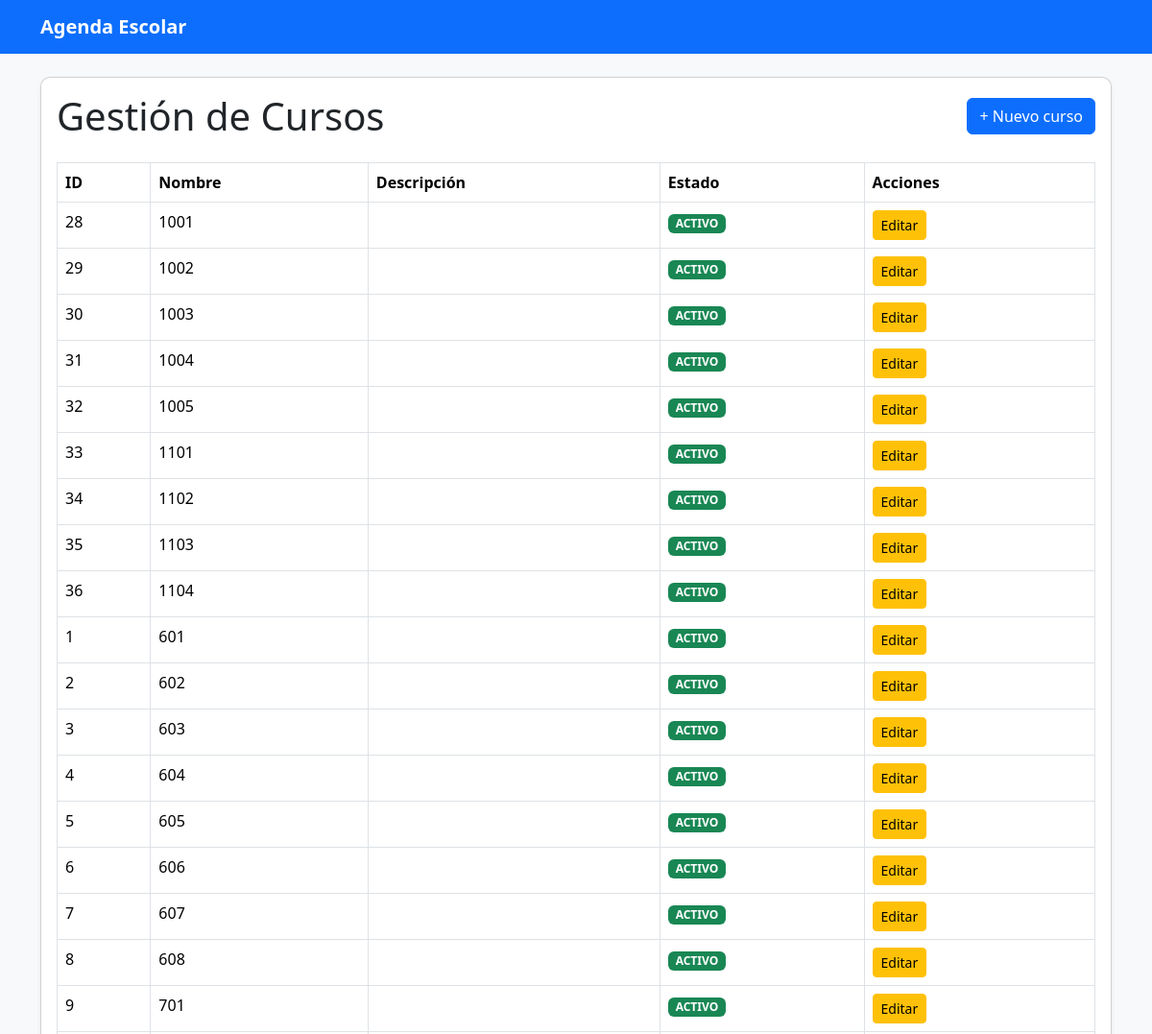
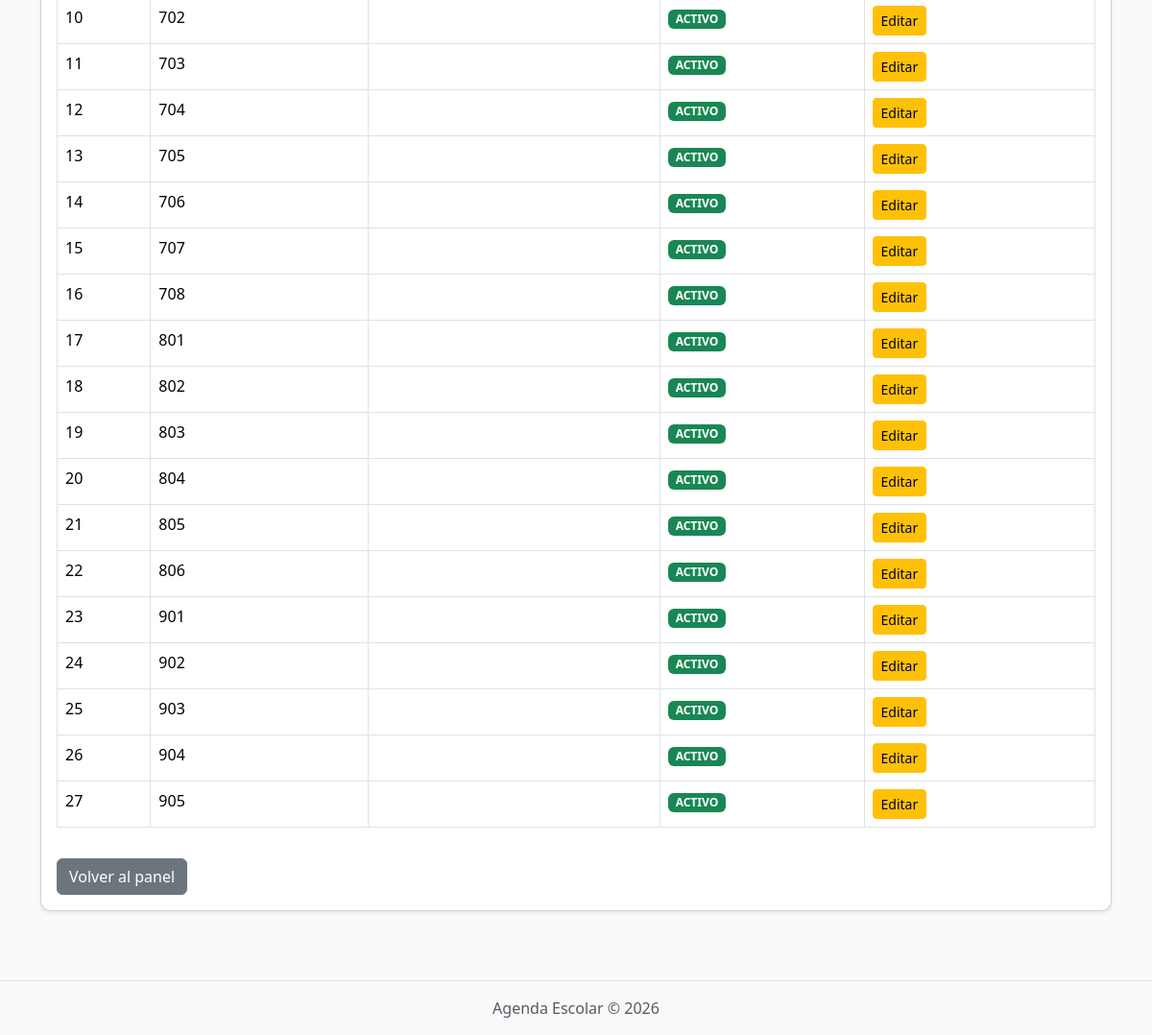
Screenshot of /Admin/Cursos/index.php (signed in) with the database file from the repository (2 pictures, top to bottom).
### tables this page shows
CREATE TABLE `cursos` (
  `id` int(11) NOT NULL,
  `nombre` varchar(50) NOT NULL,
  `descripcion` varchar(200) DEFAULT NULL,
  `estado` enum('ACTIVO','INACTIVO') DEFAULT 'ACTIVO'
);

### includes/funciones.php (called while the page is built, shortened)
<?php
function escapar($texto)
{
    return htmlspecialchars(
        $texto ?? '',
        ENT_QUOTES,
        'UTF-8'
    );
}
?>

### Admin/Cursos/index.php (the view, shortened to what this page needs)
<?php
require_once "../../config/conexion.php";
require_once "../../includes/funciones.php";
try {
    $sql = "SELECT id, nombre, descripcion, estado
            FROM cursos
            ORDER BY nombre ASC";
    $sentencia = $conexion->prepare($sql);
    $sentencia->execute();
    $cursos = $sentencia->fetchAll();
} catch (PDOException $e) {
    $cursos = [];
}
require_once "../../includes/header.php";
?>
<div class="card shadow-sm">
    <div class="card-body">
        <div class="d-flex justify-content-between align-items-center mb-4">
            <h1 class="mb-0">
                Gestión de Cursos
            </h1>
            <a
                href="crear.php"
                class="btn btn-primary"
            >
                + Nuevo curso
            </a>
        </div>
        <?php if (empty($cursos)): ?>
            <div class="alert alert-info">
                No hay cursos registrados actualmente.
            </div>
        <?php else: ?>
            <div class="table-responsive">
                <table class="table table-bordered table-hover">
                    <thead>
                        <tr>
                            <th>ID</th>
                            <th>Nombre</th>
                            <th>Descripción</th>
                            <th>Estado</th>
                            <th>Acciones</th>
                        </tr>
                    </thead>
                    <tbody>
                        <?php foreach ($cursos as $curso): ?>
                            <tr>
                                <td>
                                    <?= escapar($curso["id"]) ?>
                                </td>
                                <td>
                                    <?= escapar($curso["nombre"]) ?>
                                </td>
                                <td>
                                </td>
                                <td>
                                    <?php if ($curso["estado"] === "ACTIVO"): ?>
                                        <span class="badge bg-success">
                                            ACTIVO
                                        </span>
                                    <?php else: ?>
                                        <span class="badge bg-secondary">
                                            INACTIVO
                                        </span>
                                    <?php endif; ?>
                                </td>
                                <td>
                                    <a
                                        href="editar.php?id=<?= $curso["id"] ?>"
                                        class="btn btn-sm btn-warning"
                                    >
                                        Editar
                                    </a>
                                </td>
                            </tr>
                        <?php endforeach; ?>
                    </tbody>
                </table>
            </div>
        <?php endif; ?>
        <div class="mt-3">
            <a
                href="/Agenda/admin/index.php"
                class="btn btn-secondary"
            >
                Volver al panel
            </a>
        </div>
    </div>
</div>
<?php require_once "../../includes/footer.php"; ?>

### includes/header.php (shortened to what this page needs)
<!DOCTYPE html>
<html lang="es">
<head>
    <link
        href="https://cdn.jsdelivr.net/npm/bootstrap@5.3.3/dist/css/bootstrap.min.css"
        rel="stylesheet"
    >
    <link
        rel="stylesheet"
        href="/agenda_escolar/assets/css/estilos.css"
    >
</head>
<body>
<nav class="navbar navbar-expand-lg bg-primary navbar-dark">
    <div class="container">
        <a
            class="navbar-brand"
            href="/agenda_escolar/"
        >
            Agenda Escolar
        </a>
    </div>
</nav>
<main class="container py-4">

### includes/footer.php (shortened to what this page needs)
</main>
<footer class="bg-light border-top mt-5 py-3">
    <div class="container text-center">
        <p class="mb-0 text-muted">
            Agenda Escolar &copy; <?= date('Y') ?>
        </p>
    </div>
</footer>
</body>
</html>

### assets/css/estilos.css (style rules this page uses)
body { background-color: #f8f9fa; }
.navbar-brand { font-weight: bold; }
.card { border-radius: 10px; }
footer { margin-top: 40px; }

### rows the page displays
cursos: id "28", nombre "1001", estado "ACTIVO"
cursos: id "29", nombre "1002", estado "ACTIVO"
cursos: id "30", nombre "1003", estado "ACTIVO"
cursos: id "31", nombre "1004", estado "ACTIVO"
cursos: id "32", nombre "1005", estado "ACTIVO"
cursos: id "33", nombre "1101", estado "ACTIVO"
cursos: id "34", nombre "1102", estado "ACTIVO"
cursos: id "35", nombre "1103", estado "ACTIVO"
cursos: id "36", nombre "1104", estado "ACTIVO"
cursos: id "1", nombre "601", estado "ACTIVO"
cursos: id "2", nombre "602", estado "ACTIVO"
cursos: id "3", nombre "603", estado "ACTIVO"
cursos: id "4", nombre "604", estado "ACTIVO"
cursos: id "5", nombre "605", estado "ACTIVO"
cursos: id "6", nombre "606", estado "ACTIVO"
cursos: id "7", nombre "607", estado "ACTIVO"
cursos: id "8", nombre "608", estado "ACTIVO"
cursos: id "9", nombre "701", estado "ACTIVO"
cursos: id "10", nombre "702", estado "ACTIVO"
cursos: id "11", nombre "703", estado "ACTIVO"
cursos: id "12", nombre "704", estado "ACTIVO"
cursos: id "13", nombre "705", estado "ACTIVO"
cursos: id "14", nombre "706", estado "ACTIVO"
cursos: id "15", nombre "707", estado "ACTIVO"
cursos: id "16", nombre "708", estado "ACTIVO"
cursos: id "17", nombre "801", estado "ACTIVO"
cursos: id "18", nombre "802", estado "ACTIVO"
cursos: id "19", nombre "803", estado "ACTIVO"
cursos: id "20", nombre "804", estado "ACTIVO"
cursos: id "21", nombre "805", estado "ACTIVO"
cursos: id "22", nombre "806", estado "ACTIVO"
cursos: id "23", nombre "901", estado "ACTIVO"
cursos: id "24", nombre "902", estado "ACTIVO"
cursos: id "25", nombre "903", estado "ACTIVO"
cursos: id "26", nombre "904", estado "ACTIVO"
cursos: id "27", nombre "905", estado "ACTIVO"
